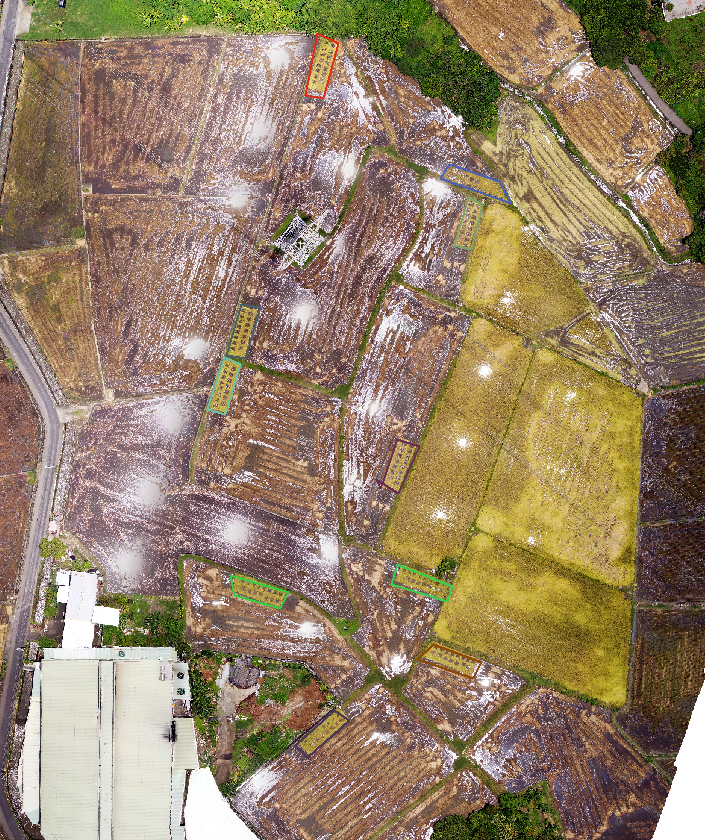
#> input picture maso/圖片已上傳至：2021-7-14 12-23.png, 705 x 840 px
$ python -i supercv.py   (imports and definitions only)
#> lines starting #> are read from the running program, lines starting #| are printed output that depends on the picture; after the words box and inside, x2 and y2 are one past the last pixel; in counts of white or black regions, pixels touching at a corner belong together
from cv2 import cv2 as cv
import numpy as np
import time
import math
from .AI_model import *
import pandas as pd

# [17 lines left out: functions showimg_by_path, showimg_by_ndarray, showimg_binary_img, not called in this run]


def HSV(img_array):
    return cv.cvtColor(img_array,cv.COLOR_BGR2HSV)

def HLS(img_array):
    return cv.cvtColor(img_array,cv.COLOR_BGR2HLS)

def Lab(img_array):
    return cv.cvtColor(img_array,cv.COLOR_BGR2Lab)

def YCrCb(img_array):
    return cv.cvtColor(img_array,cv.COLOR_BGR2YCrCb)

def calculator_HMC(img_path):
#> called with img_path = '圖片已上傳至：2021-7-14 12-23.png'
    o = cv.imread(img_path)
#> o is the input picture: shape (840, 705, 3); mean B, G, R 103.6, 129.2, 149.2
    _shape = o.shape
    image_name=img_path

    if o.shape[0]<o.shape[1]:
        print('此為橫向照片，不符合規格')

    elif o.shape[0]>o.shape[1]:
        o = cv.resize(o,(720,1280))
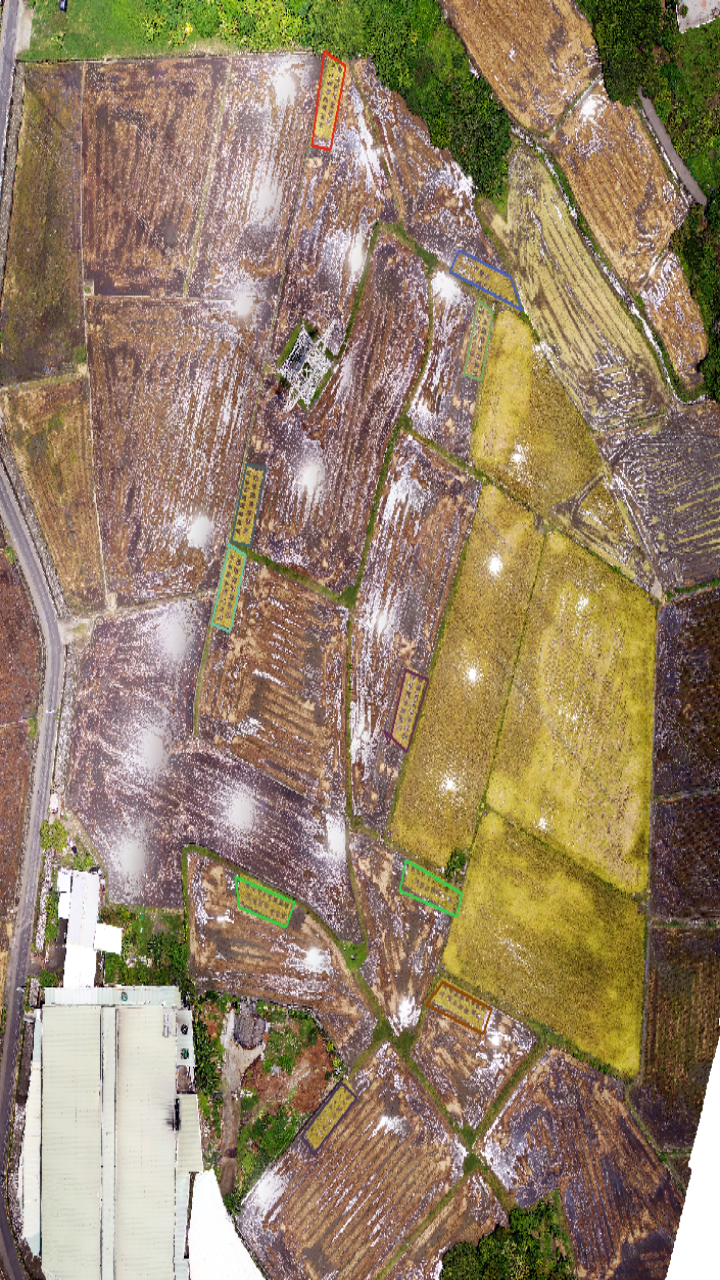
#> o: shape (1280, 720, 3); mean B, G, R 103.5, 129.1, 149
        _shape = o.shape
        print('調整圖檔大小：',_shape)
#| 調整圖檔大小： (1280, 720, 3)

    total_area = o.shape[0]*o.shape[1]
#> total_area = 921600

    gray = cv.cvtColor(o,cv.COLOR_BGR2GRAY)
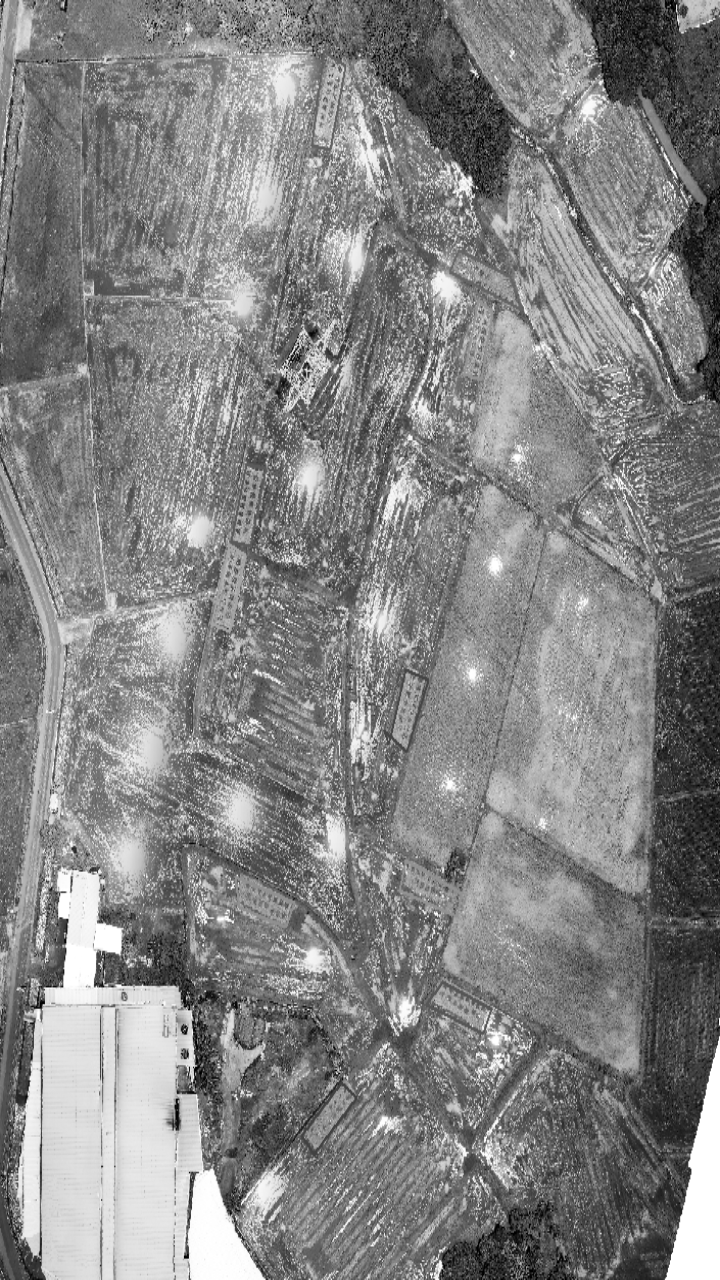
#> gray: shape (1280, 720); min 0, max 255, mean 132.1
    ret , binary = cv.threshold(gray,160,255,cv.THRESH_BINARY)
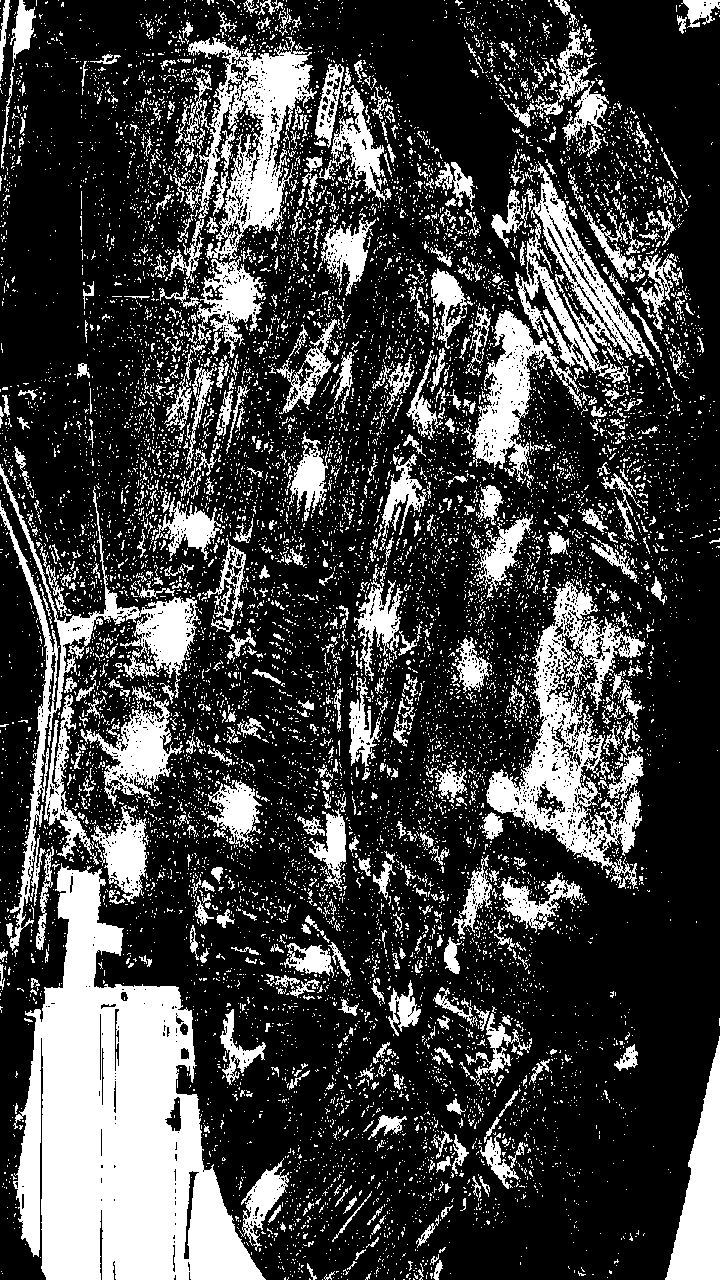
#> binary: shape (1280, 720); 26.2% white; 11651 white regions (10934 under 20 px), largest, box (x1, y1, x2, y2) and area: (13, 863, 266, 1280) 55688, (486, 581, 646, 889) 14892, (168, 37, 317, 284) 11303
    binary[1225:1250,75:500] = 255
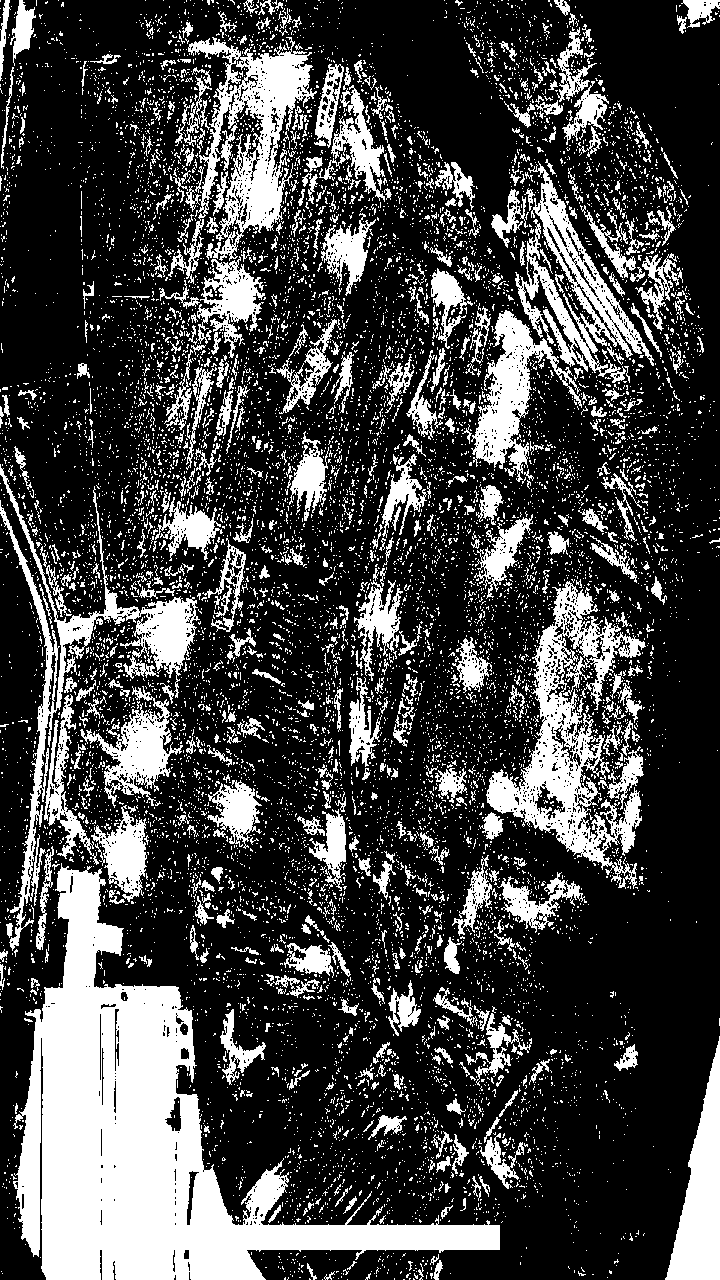
#> binary: shape (1280, 720); 26.8% white; 11553 white regions (10845 under 20 px)

    copy = o.copy()
    contours,hierarchy = cv.findContours(binary,cv.RETR_LIST,cv.CHAIN_APPROX_SIMPLE)
#> contours = 14488 contours, 13921 with area under 20; largest, box (x1, y1, x2, y2) and area: (13, 863, 500, 1280) 63966, (486, 581, 646, 889) 16418, (168, 37, 317, 284) 11884, (0, 464, 200, 951) 8564, (515, 161, 654, 383) 8132
    copy = cv.drawContours(copy,contours,-1,(0,255,0),2)
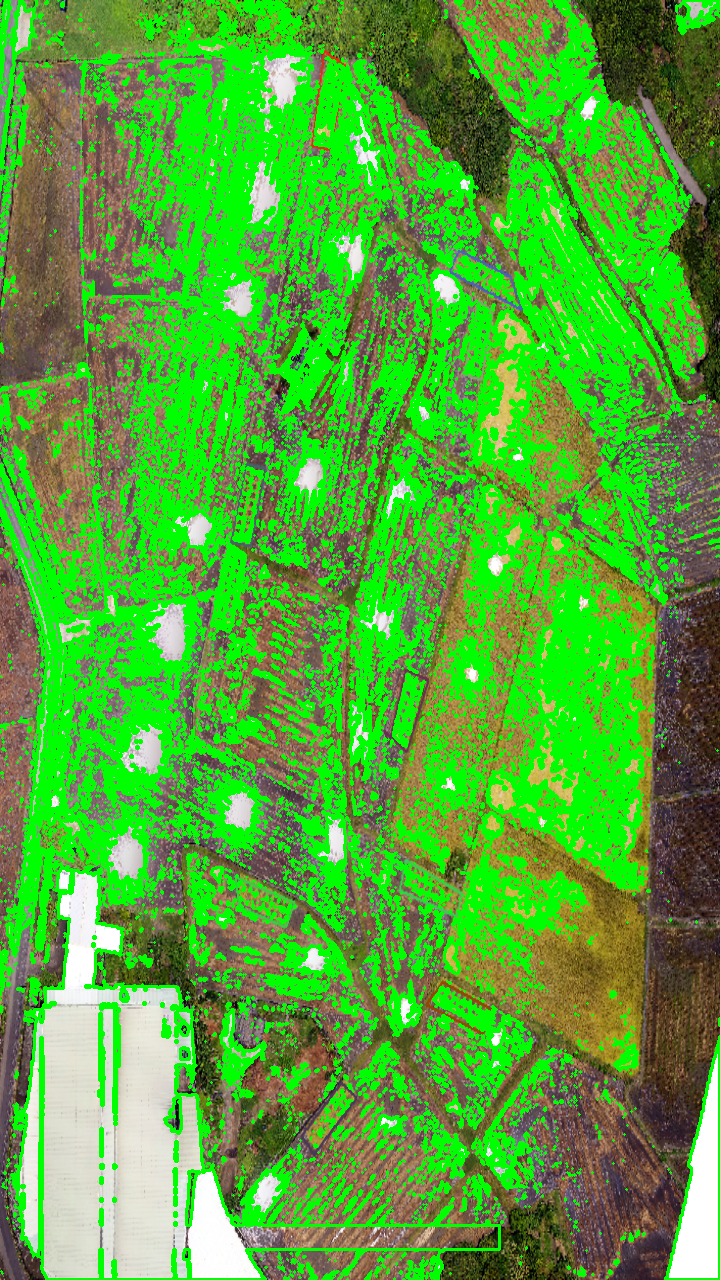
#> copy: shape (1280, 720, 3); mean B, G, R 56.3, 166.1, 84.2

    n = len(contours)
#> n = 14488

    copy = o.copy()

    coordinate_x_list=[]
    coordinate_y_list=[]

    e=0

    vertex = []
    total_area = o.shape[0] * o.shape[1]
#    #print("總面積:",total_area)

    for i in range(n):
        M = cv.moments(contours[i])
        area = M['m00']
        area_percentage = area/total_area
        if area_percentage > 0.003 and area_percentage < 0.010:
            cx = int(M['m10']/M['m00'])#三角形的x範圍  800-2200
            cy = int(M['m01']/M['m00'])#三角形的y範圍  0-3800
            if cx / o.shape[1] <0.7 and cx / o.shape[1] > 0.4 and cy / o.shape[0] < 0.25 and cy / o.shape[0] > 0.1:
                e += 1
                length = area**(1/2)
                cut = copy[cy-int(length*1.3):cy+int(length*10.4),cx-int(length*4.1):cx+int(length*0.7)]
                for coordinate in contours[i]:
                    coordinate_x_list.append(coordinate.flatten()[0])
                    coordinate_y_list.append(coordinate.flatten()[1])
#> this loop made 14488 passes
#> (area, area_percentage, cx, cy) on pass 1340: (6479.5, 0.00703, 701, 1196)
#> (area, area_percentage) on passes 1 to 6: (0, 0), (0, 0), (0, 0), (0.5, 5.43e-07), (0.5, 5.43e-07), (0, 0)
#> after the loop, coordinate_x_list = []; coordinate_y_list = []; e = 0

    if e==0:
        print('未偵測到黑色校正色版')
    elif e!=0:
        print("偵測到黑色校正色版的數量：",e)

#> (the run stopped early here; a loop or call above may not have finished)
